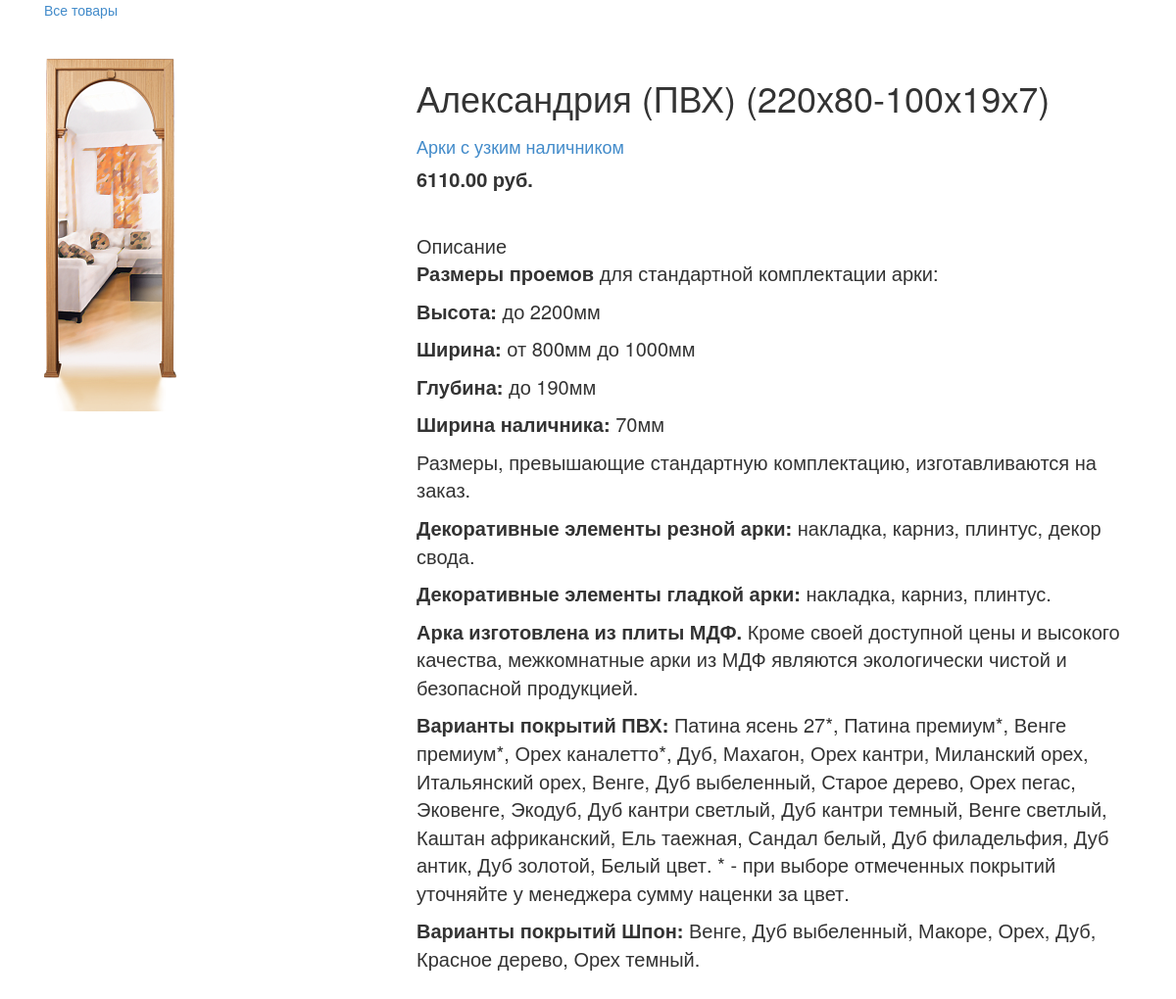
Before: /94356/94356/ with the older database file.
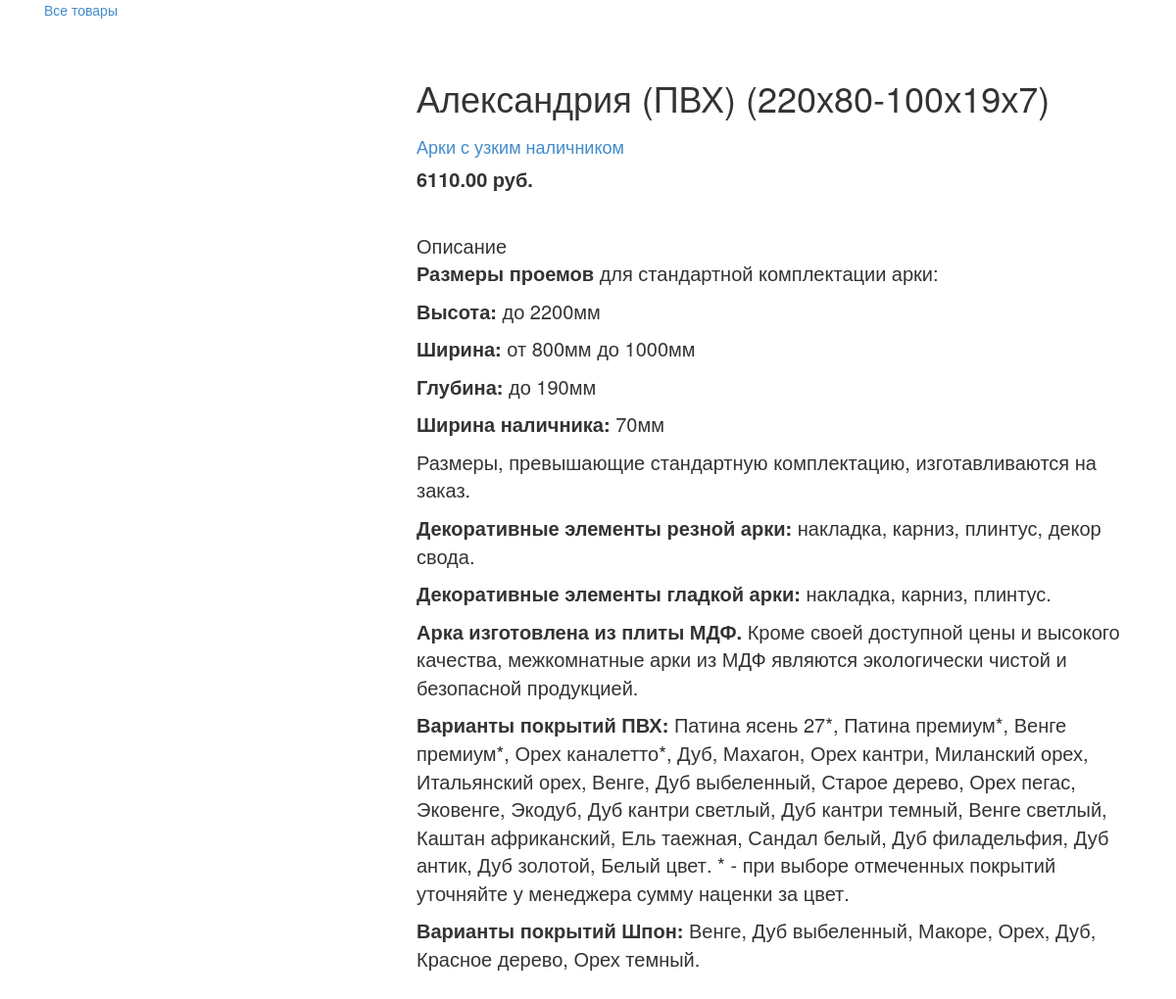
After: the same page with the newer database file.
### webapp/models.py (models this page shows, shortened)
class Product(models.Model):
	category = models.ForeignKey(Category, related_name='Product', null=True, verbose_name="Категория")
	name = models.CharField(max_length=50, null=True, db_index=True, verbose_name="Товар")
	slug = models.SlugField(max_length=200, null=True, db_index=True, verbose_name="Ссылка")
	price = models.DecimalField(max_digits=20, null=True, decimal_places=2, verbose_name="Цена")
	description = models.TextField(blank=True, null=True, verbose_name="Описание")
	image=models.ImageField(upload_to='images',null=True, blank=True)
	class Meta:
		ordering = ['name']
		index_together = [
			['id', 'slug']
		]
		verbose_name = 'Товар'
		verbose_name_plural = 'Товары'

class Category(models.Model):
	name = models.CharField(max_length=50, null=True, db_index=True, verbose_name="Категория")
	slug = models.SlugField(max_length=200, null=True, db_index=True, unique=True)
	class Meta:
		ordering = ['name']
		verbose_name = 'Категория'
		verbose_name_plural = 'Категории'
	def __str__(self):
		return self.name
	def get_absolute_url(self):
		return reverse('webapp:ProductListByCategory', args=[self.slug])

### webapp/views.py (the view)
# urls.py: url(r'^(?P<id>\d+)/(?P<slug>[-\w]+)/$', views.ProductDetail, name='ProductDetail'),
def ProductDetail(request, id, slug):
    product = get_object_or_404(Product, id=id, slug=slug)
    return render(request, 'webapp/hfiles/card.html',
                             {'product': product})

### webapp/templates/webapp/hfiles/card.html (shortened to what this page needs)
{% extends 'webapp/base.html' %}
{% load static %}
{% block content %}
<div id="sidebar" class="col-sm-3">
<a href="/">Все товары</a>
<br>
</div>
  <div class="product-detail">
    <div class="col-sm-4">
      <img src="{{product.image.url}}" alt="">
    </div>
    <div class="col-sm-8">
      <h1>{{ product.name }}</h1>
      <h2><a href="{{ product.category.get_absolute_url }}">{{ product.category }}</a></h2>
      <p class="price">{{ product.price }} руб.</p>
      <br>
      <span>Описание {{ product.description | safe}}</span>
      <br>
    </div>
  </div>
{% endblock %}

### webapp/templates/webapp/base.html (shortened to what this page needs)
{% load static %}
<!DOCTYPE html>
<html lang="en">
<head>
  <link rel="stylesheet" href="{% static "css/bootstrap.min.css" %}">
  <link rel="stylesheet" href="{% static "css/style.css" %}">
</head>
<body>
  <section id="content row" class="container">
    {% block content %}{% endblock %}
  </section>
</body>
</html>

### webapp/static/css/style.css (style rules this page uses)
.product-detail { font-weight: 400; font-size: 20px; margin-top: 60px; }
.price { font-weight: 600; font-size: 20px; }
.product-detail h2 { font-size: 18px; }

Changed rows visible on the page:
changed Product "Александрия (ПВХ) (220х80-100х19х7)": image: picture removed
